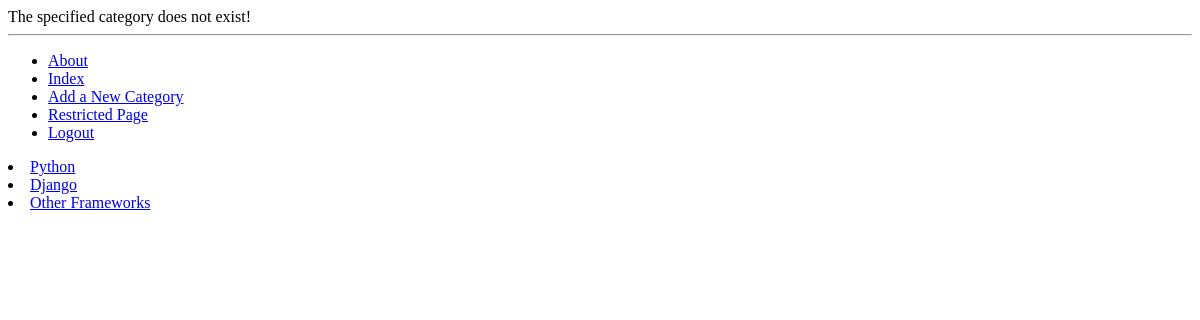
Page /rango/category/python/add_page/ (signed in) on the earlier database version.
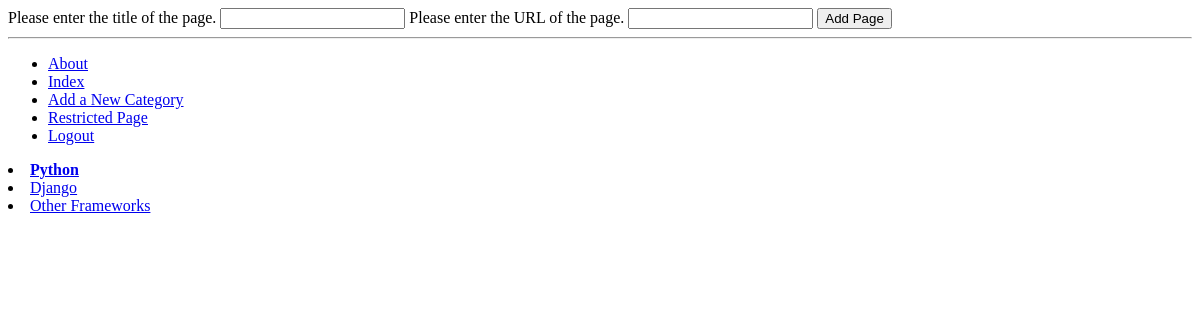
Same page on the later database version.
### rango/models.py (models this page shows, shortened)
class Category(models.Model):
    name = models.CharField(max_length=128, unique=True)
    views = models.IntegerField(default=0)
    likes = models.IntegerField(default=0)
    slug = models.SlugField(unique=True)
    class Meta:
        verbose_name_plural = 'Categories'

### rango/views.py (the view, shortened to what this page needs)
# urls.py: url(r'^category/(?P<category_name_slug>[\w\-]+)/add_page/$',
@login_required
def add_page(request, category_name_slug):
        try:
            category = Category.objects.get(slug=category_name_slug)
        except Category.DoesNotExist:
            category = None
        form = PageForm()
        context_dict = {'form':form, 'category': category}
        return render(request, 'rango/add_page.html', context_dict)

### rango/forms.py (shortened to what this page needs)
class PageForm(forms.ModelForm):
    title = forms.CharField(max_length=128,
                            help_text="Please enter the title of the page.")
    url = forms.URLField(max_length=200,
                         help_text="Please enter the URL of the page.")
    views = forms.IntegerField(widget=forms.HiddenInput(), initial=0)
    class Meta:
        model = Page
        exclude = ('category',)

### rango/templatetags/rango_template_tags.py (called while the page is built)
@register.inclusion_tag('rango/cats.html')
def get_category_list(cat=None):
    return {'cats':Category.objects.all(),
            'act_cat':cat}

### templates/rango/add_page.html (shortened to what this page needs)
{% extends 'rango/base.html' %}
{% load staticfiles %}
{% block body_block %}
	{% if category %}
		<form id="page_form" method="post" action="/rango/category/{{ category.slug }}/add_page/.">
			{% for field in form.visible_fields %}
				{{ field.help_text }}
				{{ field }}
			{% endfor %}
			<input type="submit" name="submit" value="Add Page"/>
		</form>
	{% else %}
		The specified category does not exist!
	{% endif%}
{% endblock %}

### templates/rango/cats.html
{% for c in cats %}
	{% if c == act_cat %}
		<li>
		<strong>
			<a href="{% url 'show_category' c.slug %}">{{ c.name }}</a>
		</strong>
		</li>
	{% else %}
		<li>
		<a href="{% url 'show_category' c.slug %}">{{ c.name }}</a>
		</li>
	{% endif %}
{% endfor %}

Differences in the rows shown:
changed Category "Python": slug empty → "python" (drawn)
Other differences:
form field submit: (not shown) → "Add Page"
new list line: "Please enter the title of the page. "
new list line: "Please enter the URL of the page. "
text no longer shown: "The specified category does not exist!"
